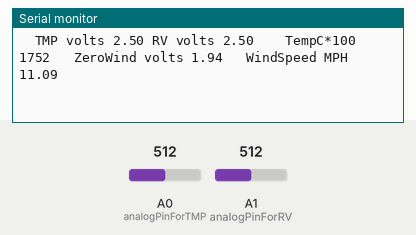
Bench run of a sketch on a simulated Arduino Uno, built with avr-gcc and run on an emulated ATmega328P. Parts: the last lines printed to the serial monitor. The test bench sets the inputs (shaded band); at power-on: A1 (analogPinForRV) = 512, A0 (analogPinForTMP) = 512.

Above: at 1.2 s.
1.3 s: A1 (analogPinForRV) set to 415
At 1.53 s:
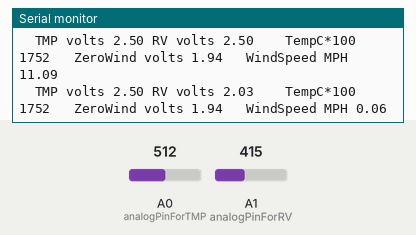
2.8 s: A1 (analogPinForRV) set to 391
At 3.13 s:
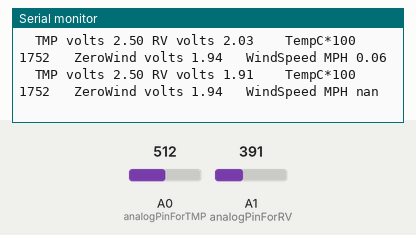
6.4 s: A0 (analogPinForTMP) set to 766
At 6.55 s:
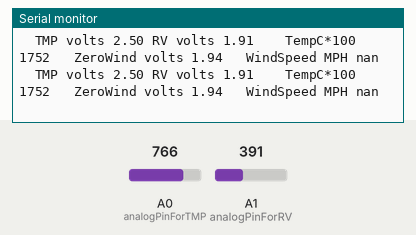
9.4 s: A0 (analogPinForTMP) set to 790
At 9.51 s:
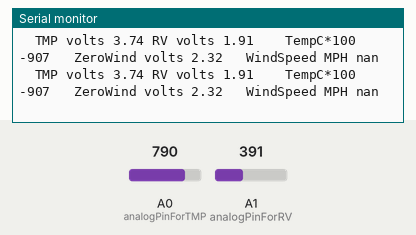
12.4 s: A1 (analogPinForRV) set to 468
At 12.48 s:
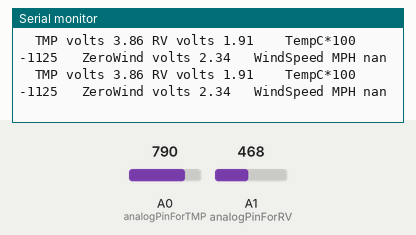
13.9 s: A1 (analogPinForRV) set to 494
At 14.08 s:
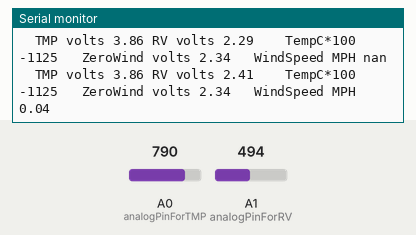
Timing chart, 0 to 16.4 s (numbered marks = the images above; inputs shaded):
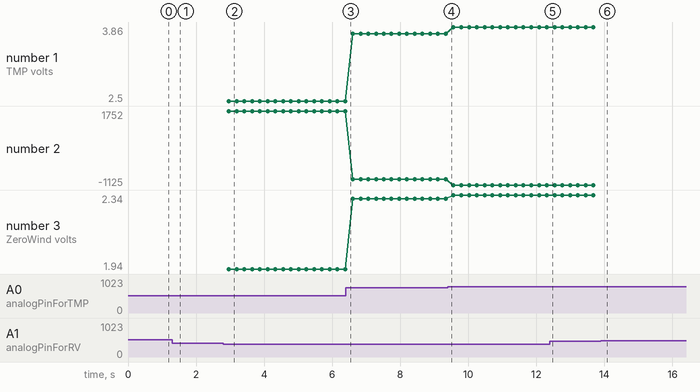

The sketch:

wind_sensor.ino
```cpp
#define analogPinForRV    1   // change to pins you the analog pins are using

#define analogPinForTMP   0


// to calibrate your sensor, put a glass over it, but the sensor should not be

// touching the desktop surface however.

// adjust the zeroWindAdjustment until your sensor reads about zero with the glass over it.


const float zeroWindAdjustment =  .2; // negative numbers yield smaller wind speeds and vice versa.


int TMP_Therm_ADunits;  //temp termistor value from wind sensor

float RV_Wind_ADunits;    //RV output from wind sensor

float RV_Wind_Volts;

unsigned long lastMillis;

int TempCtimes100;

float zeroWind_ADunits;

float zeroWind_volts;

float WindSpeed_MPH;


void setup() {


  Serial.begin(9600);   // faster printing to get a bit better throughput on extended info

  // remember to change your serial monitor


  Serial.println("start");

  // put your setup code here, to run once:


  //   Uncomment the three lines below to reset the analog pins A2 & A3

  //   This is code from the Modern Device temp sensor (not required)

  //pinMode(A2, INPUT);        // GND pin

  //pinMode(A3, INPUT);        // VCC pin

  //digitalWrite(A3, LOW);     // turn off pullups


}


void loop() {


  if (millis() - lastMillis > 200){      // read every 200 ms - printing slows this down further


    TMP_Therm_ADunits = analogRead(analogPinForTMP);

    RV_Wind_ADunits = analogRead(analogPinForRV);

    RV_Wind_Volts = (RV_Wind_ADunits *  0.0048828125);


    // these are all derived from regressions from raw data as such they depend on a lot of experimental factors

    // such as accuracy of temp sensors, and voltage at the actual wind sensor, (wire losses) which were unaccouted for.

    TempCtimes100 = (0.005 *((float)TMP_Therm_ADunits * (float)TMP_Therm_ADunits)) - (16.862 * (float)TMP_Therm_ADunits) + 9075.4;


    zeroWind_ADunits = -0.0006*((float)TMP_Therm_ADunits * (float)TMP_Therm_ADunits) + 1.0727 * (float)TMP_Therm_ADunits + 47.172;  //  13.0C  553  482.39


    zeroWind_volts = (zeroWind_ADunits * 0.0048828125) - zeroWindAdjustment;


    // This from a regression from data in the form of

    // Vraw = V0 + b * WindSpeed ^ c

    // V0 is zero wind at a particular temperature

    // The constants b and c were determined by some Excel wrangling with the solver.


   WindSpeed_MPH =  pow(((RV_Wind_Volts - zeroWind_volts) /.2300) , 2.7265);


    Serial.print("  TMP volts ");

    Serial.print(TMP_Therm_ADunits * 0.0048828125);


    Serial.print(" RV volts ");

    Serial.print((float)RV_Wind_Volts);


    Serial.print("\t  TempC*100 ");

    Serial.print(TempCtimes100 );


    Serial.print("   ZeroWind volts ");

    Serial.print(zeroWind_volts);


    Serial.print("   WindSpeed MPH ");

    Serial.println((float)WindSpeed_MPH);

    lastMillis = millis();

  }


}

 
```

Measured:
- the behaviour switches between 399 and 398 on A1 (analogPinForRV) (found by bisection; images 1 and 2)
- the behaviour switches between 479 and 480 on A1 (analogPinForRV) (found by bisection; images 5 and 6)
- after the input at 1.3 s, the serial monitor: prints a new line after 0.06 s (image 1)
- after the input at 2.8 s, the serial monitor: prints a new line after 0.16 s (image 2)
- after the input at 13.9 s, the serial monitor: prints a new line at once (image 6)
- plotted number 1: 2.5 → 3.74 after the input at 6.4 s, 3.74 → 3.86 after the input at 9.4 s
- plotted number 2: 1752 → -907 after the input at 6.4 s, -907 → -1125 after the input at 9.4 s
- plotted number 3: 1.94 → 2.32 after the input at 6.4 s, 2.32 → 2.34 after the input at 9.4 s
